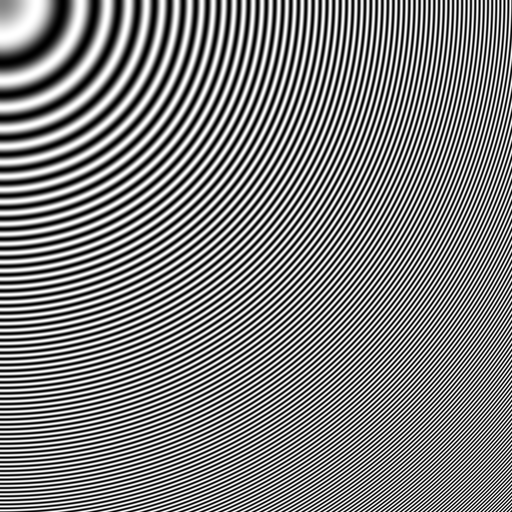
#> input picture python/image et filtre/TP1/1D/imagesCercles.tif, 512 x 512 px
$ jupyter execute Untitled.ipynb
#> lines starting #> are read from the running program, lines starting #| are printed output that depends on the picture
[cell 1]
import numpy as np
import cv2
import matplotlib.pyplot as plt
import matplotlib.image as mpimg
img = mpimg.imread('imagesCercles.tif')
#> img is the input picture: shape (512, 512); min 0, max 255, mean 127.8

plt.imshow(img)

print(img.shape)
#| (512, 512)

[cell 2]
(lignes,colonnes)= img.shape
#> lignes = 512; colonnes = 512

img_sampled_4 = img[1:lignes:4,1:colonnes:4]
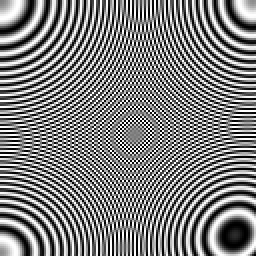
#> img_sampled_4: shape (128, 128) (shown 2 times larger); min 0, max 255, mean 127.8
plt.imshow(img_sampled_4)
